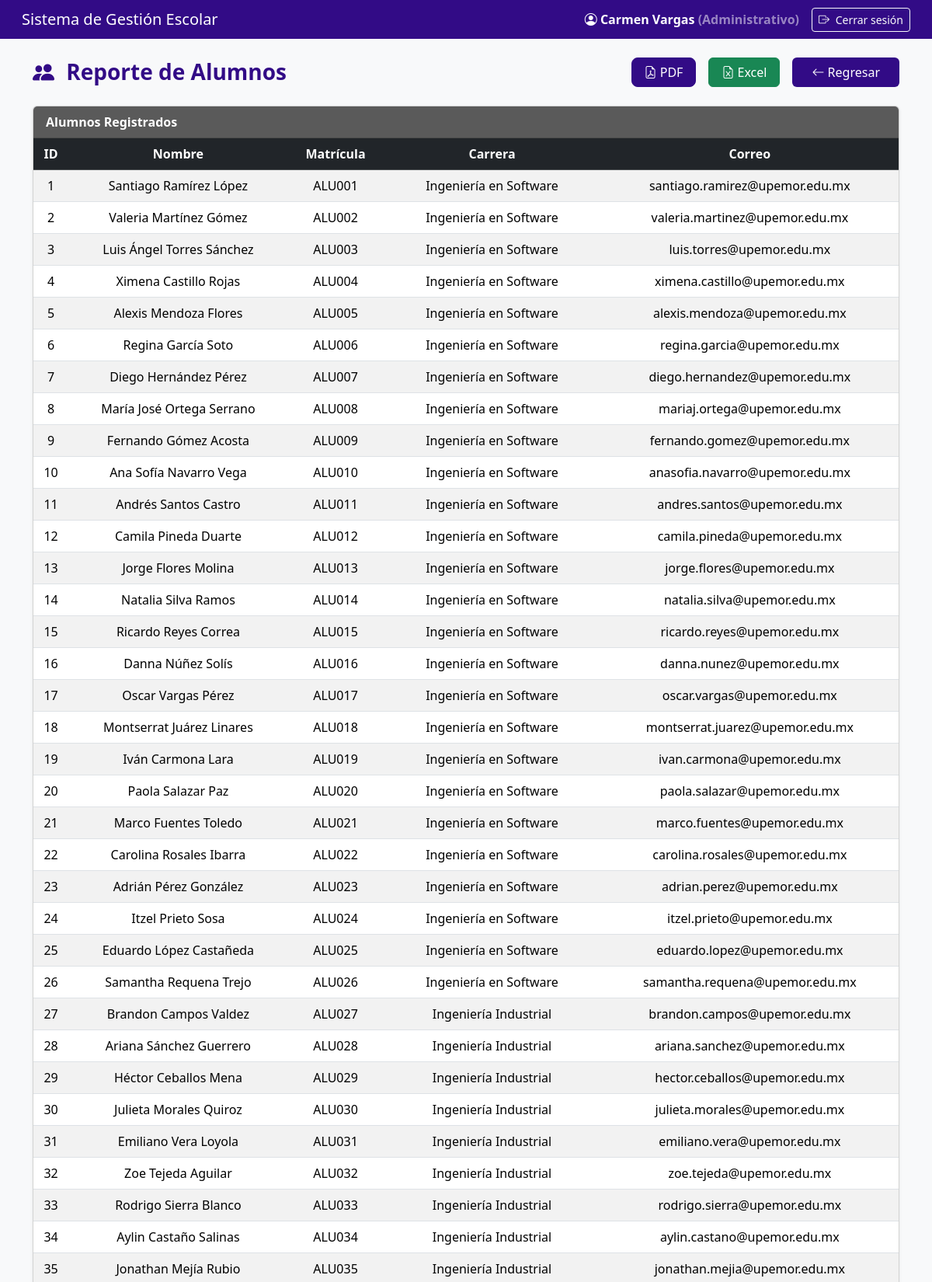
The page /app/views/reportes/alumnosGeneralView.php (signed in, upper part) on the database its author committed.
### tables this page shows
CREATE TABLE alumnos (
    idAlumno INT AUTO_INCREMENT PRIMARY KEY,
    idUsuario INT NOT NULL,
    idCarrera INT,
    FOREIGN KEY (idUsuario) REFERENCES usuarios(idUsuario)
        ON DELETE CASCADE
        ON UPDATE CASCADE,
    FOREIGN KEY (idCarrera) REFERENCES carreras(idCarrera)
        ON DELETE SET NULL
        ON UPDATE CASCADE
);

CREATE TABLE usuarios (
    idUsuario INT AUTO_INCREMENT PRIMARY KEY,
    matricula VARCHAR(20) UNIQUE NOT NULL,
    nombres VARCHAR(100) NOT NULL,
    apePaterno VARCHAR(50) NOT NULL,
    apeMaterno VARCHAR(50),
    sexo ENUM('Masculino','Femenino') NOT NULL,
    fechaNacimiento DATE NOT NULL,
    correo VARCHAR(100) NOT NULL UNIQUE,
    contrasena VARCHAR(255) NOT NULL,
    rol ENUM('Administrador','Docente','Alumno','Administrativo') NOT NULL,
    activo TINYINT(1) DEFAULT 1
);

CREATE TABLE carreras (
    idCarrera INT AUTO_INCREMENT PRIMARY KEY,
    nombreCarrera VARCHAR(100) UNIQUE NOT NULL,
    claveCarrera VARCHAR(20) UNIQUE NOT NULL,
    descripcion TEXT
);

### app/models/alumnoModel.php (called while the page is built, shortened)
<?php
    class AlumnoModel {
        private $connection;
        public function __construct($connection) {
            $this->connection = $connection;
        }
        public function obtenerAlumnos() {
            $sql = "SELECT
                        a.idAlumno,
                        u.matricula,
                        CONCAT(u.nombres,' ',u.apePaterno,' ',IFNULL(u.apeMaterno,'')) AS nombreCompleto,
                        c.nombreCarrera,
                        c.idCarrera,
                        u.correo
                    FROM alumnos a
                    INNER JOIN usuarios u ON a.idUsuario = u.idUsuario
                    LEFT JOIN carreras c ON a.idCarrera = c.idCarrera
                    ORDER BY a.idAlumno ASC";
            return $this->connection->query($sql);
        }
    }
?>

### app/views/reportes/alumnosGeneralView.php (the view, shortened to what this page needs)
<?php
require_once __DIR__ . '/../../../config/db_connection.php';
require_once __DIR__ . '/../../../app/models/alumnoModel.php';
$nombreUsuario = $_SESSION['usuario']['nombre'] ?? 'Usuario';
$rolUsuario    = $_SESSION['usuario']['rol'] ?? 'Sin rol';
$model = new AlumnoModel($connection);
$alumnos       = $model->obtenerAlumnos();
$dashboardDestino = ($rolUsuario === "Administrativo")
                    ? "dashboard_administrativo"
                    : "dashboard";
?>
<!DOCTYPE html>
<html lang="es">
<head>
  <link href="https://cdn.jsdelivr.net/npm/bootstrap@5.3.3/dist/css/bootstrap.min.css" rel="stylesheet">
  <link rel="stylesheet" href="https://cdn.jsdelivr.net/npm/bootstrap-icons@1.11.3/font/bootstrap-icons.css">
</head>
<body>
<nav class="navbar navbar-expand-lg navbar-dark px-3">
  <div class="container-fluid d-flex justify-content-between align-items-center">
    <span class="navbar-brand h5 mb-0 text-white">Sistema de Gestión Escolar</span>
    <div class="d-flex align-items-center">
      <div class="text-white fw-semibold me-3">
        <i class="bi bi-person-circle"></i>
        <?= htmlspecialchars($nombreUsuario) ?>
        <span class="text-white-50">(<?= htmlspecialchars($rolUsuario) ?>)</span>
      </div>
      <a href="<?= BASE_URL ?>index.php?action=logout" class="btn btn-outline-light btn-sm">
        <i class="bi bi-box-arrow-right me-1"></i> Cerrar sesión
      </a>
    </div>
  </div>
</nav>
<div class="container mt-4 mb-5">
  <div class="d-flex justify-content-between align-items-center mb-4">
      <h3 class="titulo-pagina m-0">
          <i class="bi bi-people-fill me-2"></i> Reporte de Alumnos
      </h3>
      <div class="d-flex gap-3">
          <form action="<?= BASE_URL ?>index.php?action=generarPDF_AlumnosGeneral" method="POST" target="_blank">
            <button type="submit" class="btn btn-institucional px-3">
                <i class="bi bi-file-earmark-pdf"></i> PDF
            </button>
          </form>
          <form action="<?= BASE_URL ?>index.php?action=generarExcel_AlumnosGeneral" method="POST">
            <button type="submit" class="btn btn-success px-3">
                <i class="bi bi-file-earmark-excel"></i> Excel
            </button>
          </form>
          <a href="<?= BASE_URL ?>index.php?action=<?= $dashboardDestino ?>"
             class="btn btn-regresar px-4">
              <i class="bi bi-arrow-left"></i> Regresar
          </a>
      </div>
  </div>
  <div class="card shadow-sm">
    <div class="card-header fw-semibold">Alumnos Registrados</div>
    <div class="card-body p-0">
      <table class="table table-striped mb-0 text-center align-middle">
        <thead class="table-dark">
          <tr>
            <th>ID</th>
            <th>Nombre</th>
            <th>Matrícula</th>
            <th>Carrera</th>
            <th>Correo</th>
          </tr>
        </thead>
        <tbody>
          <?php $alumnos->data_seek(0); while ($a = $alumnos->fetch_assoc()): ?>
          <tr>
            <td><?= $a['idAlumno'] ?></td>
            <td><?= htmlspecialchars($a['nombreCompleto']) ?></td>
            <td><?= htmlspecialchars($a['matricula']) ?></td>
            <td><?= htmlspecialchars($a['nombreCarrera']) ?></td>
            <td><?= htmlspecialchars($a['correo']) ?></td>
          </tr>
          <?php endwhile; ?>
        </tbody>
      </table>
    </div>
  </div>
</div>
</body>
</html>

### rows shown on the page
alumnos: idAlumno "1", nombreCompleto "Santiago Ramírez López", idUsuario.matricula "ALU001", idCarrera.nombreCarrera "Ingeniería en Software", idUsuario.correo "santiago.ramirez@upemor.edu.mx"
alumnos: idAlumno "2", nombreCompleto "Valeria Martínez Gómez", idUsuario.matricula "ALU002", idCarrera.nombreCarrera "Ingeniería en Software", idUsuario.correo "valeria.martinez@upemor.edu.mx"
alumnos: idAlumno "3", nombreCompleto "Luis Ángel Torres Sánchez", idUsuario.matricula "ALU003", idCarrera.nombreCarrera "Ingeniería en Software", idUsuario.correo "luis.torres@upemor.edu.mx"
alumnos: idAlumno "4", nombreCompleto "Ximena Castillo Rojas", idUsuario.matricula "ALU004", idCarrera.nombreCarrera "Ingeniería en Software", idUsuario.correo "ximena.castillo@upemor.edu.mx"
alumnos: idAlumno "5", nombreCompleto "Alexis Mendoza Flores", idUsuario.matricula "ALU005", idCarrera.nombreCarrera "Ingeniería en Software", idUsuario.correo "alexis.mendoza@upemor.edu.mx"
alumnos: idAlumno "6", nombreCompleto "Regina García Soto", idUsuario.matricula "ALU006", idCarrera.nombreCarrera "Ingeniería en Software", idUsuario.correo "regina.garcia@upemor.edu.mx"
alumnos: idAlumno "7", nombreCompleto "Diego Hernández Pérez", idUsuario.matricula "ALU007", idCarrera.nombreCarrera "Ingeniería en Software", idUsuario.correo "diego.hernandez@upemor.edu.mx"
alumnos: idAlumno "8", nombreCompleto "María José Ortega Serrano", idUsuario.matricula "ALU008", idCarrera.nombreCarrera "Ingeniería en Software", idUsuario.correo "mariaj.ortega@upemor.edu.mx"
alumnos: idAlumno "9", nombreCompleto "Fernando Gómez Acosta", idUsuario.matricula "ALU009", idCarrera.nombreCarrera "Ingeniería en Software", idUsuario.correo "fernando.gomez@upemor.edu.mx"
alumnos: idAlumno "10", nombreCompleto "Ana Sofía Navarro Vega", idUsuario.matricula "ALU010", idCarrera.nombreCarrera "Ingeniería en Software", idUsuario.correo "anasofia.navarro@upemor.edu.mx"
alumnos: idAlumno "11", nombreCompleto "Andrés Santos Castro", idUsuario.matricula "ALU011", idCarrera.nombreCarrera "Ingeniería en Software", idUsuario.correo "andres.santos@upemor.edu.mx"
alumnos: idAlumno "12", nombreCompleto "Camila Pineda Duarte", idUsuario.matricula "ALU012", idCarrera.nombreCarrera "Ingeniería en Software", idUsuario.correo "camila.pineda@upemor.edu.mx"
alumnos: idAlumno "13", nombreCompleto "Jorge Flores Molina", idUsuario.matricula "ALU013", idCarrera.nombreCarrera "Ingeniería en Software", idUsuario.correo "jorge.flores@upemor.edu.mx"
alumnos: idAlumno "14", nombreCompleto "Natalia Silva Ramos", idUsuario.matricula "ALU014", idCarrera.nombreCarrera "Ingeniería en Software", idUsuario.correo "natalia.silva@upemor.edu.mx"
alumnos: idAlumno "15", nombreCompleto "Ricardo Reyes Correa", idUsuario.matricula "ALU015", idCarrera.nombreCarrera "Ingeniería en Software", idUsuario.correo "ricardo.reyes@upemor.edu.mx"
alumnos: idAlumno "16", nombreCompleto "Danna Núñez Solís", idUsuario.matricula "ALU016", idCarrera.nombreCarrera "Ingeniería en Software", idUsuario.correo "danna.nunez@upemor.edu.mx"
alumnos: idAlumno "17", nombreCompleto "Oscar Vargas Pérez", idUsuario.matricula "ALU017", idCarrera.nombreCarrera "Ingeniería en Software", idUsuario.correo "oscar.vargas@upemor.edu.mx"
alumnos: idAlumno "18", nombreCompleto "Montserrat Juárez Linares", idUsuario.matricula "ALU018", idCarrera.nombreCarrera "Ingeniería en Software", idUsuario.correo "montserrat.juarez@upemor.edu.mx"
alumnos: idAlumno "19", nombreCompleto "Iván Carmona Lara", idUsuario.matricula "ALU019", idCarrera.nombreCarrera "Ingeniería en Software", idUsuario.correo "ivan.carmona@upemor.edu.mx"
alumnos: idAlumno "20", nombreCompleto "Paola Salazar Paz", idUsuario.matricula "ALU020", idCarrera.nombreCarrera "Ingeniería en Software", idUsuario.correo "paola.salazar@upemor.edu.mx"
alumnos: idAlumno "21", nombreCompleto "Marco Fuentes Toledo", idUsuario.matricula "ALU021", idCarrera.nombreCarrera "Ingeniería en Software", idUsuario.correo "marco.fuentes@upemor.edu.mx"
alumnos: idAlumno "22", nombreCompleto "Carolina Rosales Ibarra", idUsuario.matricula "ALU022", idCarrera.nombreCarrera "Ingeniería en Software", idUsuario.correo "carolina.rosales@upemor.edu.mx"
alumnos: idAlumno "23", nombreCompleto "Adrián Pérez González", idUsuario.matricula "ALU023", idCarrera.nombreCarrera "Ingeniería en Software", idUsuario.correo "adrian.perez@upemor.edu.mx"
alumnos: idAlumno "24", nombreCompleto "Itzel Prieto Sosa", idUsuario.matricula "ALU024", idCarrera.nombreCarrera "Ingeniería en Software", idUsuario.correo "itzel.prieto@upemor.edu.mx"
alumnos: idAlumno "25", nombreCompleto "Eduardo López Castañeda", idUsuario.matricula "ALU025", idCarrera.nombreCarrera "Ingeniería en Software", idUsuario.correo "eduardo.lopez@upemor.edu.mx"
alumnos: idAlumno "26", nombreCompleto "Samantha Requena Trejo", idUsuario.matricula "ALU026", idCarrera.nombreCarrera "Ingeniería en Software", idUsuario.correo "samantha.requena@upemor.edu.mx"
alumnos: idAlumno "27", nombreCompleto "Brandon Campos Valdez", idUsuario.matricula "ALU027", idCarrera.nombreCarrera "Ingeniería Industrial", idUsuario.correo "brandon.campos@upemor.edu.mx"
alumnos: idAlumno "28", nombreCompleto "Ariana Sánchez Guerrero", idUsuario.matricula "ALU028", idCarrera.nombreCarrera "Ingeniería Industrial", idUsuario.correo "ariana.sanchez@upemor.edu.mx"
alumnos: idAlumno "29", nombreCompleto "Héctor Ceballos Mena", idUsuario.matricula "ALU029", idCarrera.nombreCarrera "Ingeniería Industrial", idUsuario.correo "hector.ceballos@upemor.edu.mx"
alumnos: idAlumno "30", nombreCompleto "Julieta Morales Quiroz", idUsuario.matricula "ALU030", idCarrera.nombreCarrera "Ingeniería Industrial", idUsuario.correo "julieta.morales@upemor.edu.mx"
alumnos: idAlumno "31", nombreCompleto "Emiliano Vera Loyola", idUsuario.matricula "ALU031", idCarrera.nombreCarrera "Ingeniería Industrial", idUsuario.correo "emiliano.vera@upemor.edu.mx"
alumnos: idAlumno "32", nombreCompleto "Zoe Tejeda Aguilar", idUsuario.matricula "ALU032", idCarrera.nombreCarrera "Ingeniería Industrial", idUsuario.correo "zoe.tejeda@upemor.edu.mx"
alumnos: idAlumno "33", nombreCompleto "Rodrigo Sierra Blanco", idUsuario.matricula "ALU033", idCarrera.nombreCarrera "Ingeniería Industrial", idUsuario.correo "rodrigo.sierra@upemor.edu.mx"
alumnos: idAlumno "34", nombreCompleto "Aylin Castaño Salinas", idUsuario.matricula "ALU034", idCarrera.nombreCarrera "Ingeniería Industrial", idUsuario.correo "aylin.castano@upemor.edu.mx"
alumnos: idAlumno "35", nombreCompleto "Jonathan Mejía Rubio", idUsuario.matricula "ALU035", idCarrera.nombreCarrera "Ingeniería Industrial", idUsuario.correo "jonathan.mejia@upemor.edu.mx"

### other values the page prints
$nombreUsuario "Carmen Vargas"
$rolUsuario "Administrativo"
